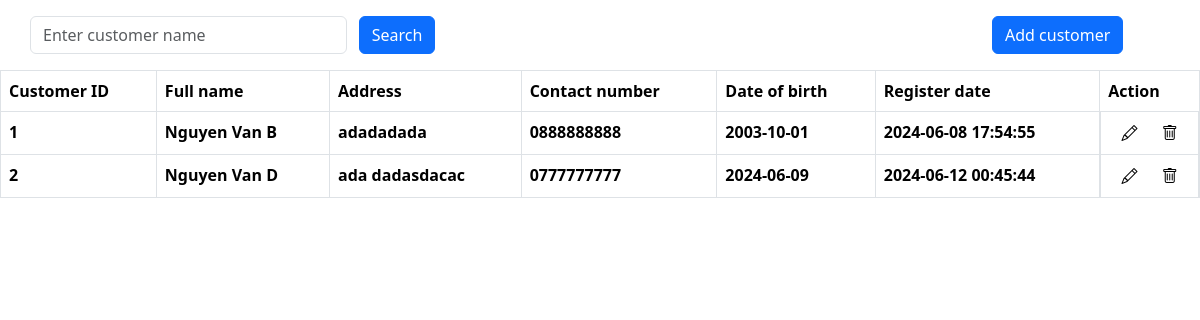
The page /manageCustomer.php on the database its author committed.
### tables this page shows
CREATE TABLE `customer` (
  `CustomerID` int(11) NOT NULL,
  `DOB` date DEFAULT NULL,
  `address` varchar(255) DEFAULT NULL,
  `fullName` varchar(255) DEFAULT NULL,
  `contactNo` varchar(10) DEFAULT NULL,
  `CusAccID` int(11) DEFAULT NULL,
  `RentingID` int(11) DEFAULT NULL,
  `PaymentID` int(11) DEFAULT NULL,
  `SupportID` int(11) DEFAULT NULL
);

CREATE TABLE `customeraccount` (
  `CusAccID` int(11) NOT NULL,
  `password` varchar(255) NOT NULL,
  `regDate` datetime NOT NULL DEFAULT current_timestamp(),
  `updationDate` datetime DEFAULT NULL,
  `ManagerID` int(11) DEFAULT NULL,
  `username` varchar(255) NOT NULL,
  `email` varchar(255) NOT NULL
);

### connection.php (called while the page is built, shortened)
<?php
    function connToDb(){
        $host = "localhost";
        $user = "root";
        $passwd = "";
        $db = "rad_ft";
        $con = new mysqli($host,$user,$passwd,$db);
        return $con;
    }
    function getCustomer(){
        $query="SELECT `customer`.*, `customeraccount`.`regDate`
                FROM `customer`
	                LEFT JOIN `customeraccount` ON `customer`.`CusAccID` = `customeraccount`.`CusAccID`;";
        $conn=connToDb();
        $stmt=$conn->prepare($query);
        if(!$stmt->execute()){
            return null;
        }else{
            $data=$stmt->get_result();
            $item=[];
            for($i=1;$i<=$data->num_rows;$i++){
                $item[]=$data->fetch_assoc();
            }
        }
        return $item;
    }
?>

### manageCustomer.php (the view, shortened to what this page needs)
<?php
include_once('connection.php');
$data=getCustomer();
?>
<!DOCTYPE html>
<html lang="en">
<head>
    <link rel="stylesheet" href="./css/style.css">
    <link rel="stylesheet" href="./js/">
    <link rel="stylesheet" href="./image/">
    <link href="https://cdn.jsdelivr.net/npm/bootstrap@5.3.3/dist/css/bootstrap.min.css" rel="stylesheet">
    <link rel="stylesheet" href="https://cdn.jsdelivr.net/npm/bootstrap-icons@1.11.3/font/bootstrap-icons.min.css">
</head>
<body>
    <div class="container mt-3">
        <div class="row">
            <div class="col-sm-8 ml-auto">
                <form class="row">
                    <div class="col-5 p-0">
                        <input type="text" class="form-control pe-5" placeholder="Enter customer name">
                        </div>
                        <div class="col-5">
                            <button type="submit" class="btn btn-primary mb-3" >Search</button>
                    </div>
                </form>
            </div>
            <div class="col-sm-2"></div>
            <div class="col-sm-2">
                <button type="button" class="btn btn-primary" data-bs-toggle="modal" data-bs-target="#addCustomer">Add customer</button>
            </div>
        </div>
    </div>
    <table class="table table-bordered">
        <tr>
            <th>Customer ID</th>
            <th>Full name</th>
            <th>Address</th>
            <th>Contact number</th>
            <th>Date of birth</th>
            <th>Register date</th>
            <th>Action</th>
        </tr>
        <?php
            foreach($data as $i){
        ?>
            <tr>
                <th><?=$i['CustomerID']?></th>
                <th><?=$i['fullName']?></th>
                <th><?=$i['address']?></th>
                <th><?=$i['contactNo']?></th>
                <th><?=$i['DOB']?></th>
                <th><?=$i['regDate']?></th>
                <th class="d-flex justify-content-around">
                    <button class="button edit-btn" style="border: 0; background-color:white;" data-bs-toggle="modal" data-bs-target="#editCustomer">
                        <i class="bi bi-pencil"></i>
                    </button>
                    <button class="button delete-btn" style="border: 0; background-color:white;" data-bs-toggle="modal" data-bs-target="#deleteCustomer">
                        <i class="bi bi-trash"></i>
                    </button>
                </th>
            </tr>
        <?php
        }
        ?>
    </table>
</body>
</html>

### css/style.css (style rules this page uses)
table, th, td { border:1px solid black; }

### rows shown on the page
customer: CustomerID "1", fullName "Nguyen Van B", address "adadadada", contactNo "0888888888", DOB "2003-10-01", CusAccID.regDate "2024-06-08 17:54:55"
customer: CustomerID "2", fullName "Nguyen Van D", address "ada dadasdacac", contactNo "0777777777", DOB "2024-06-09", CusAccID.regDate "2024-06-12 00:45:44"
